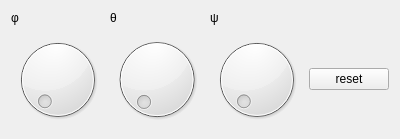
<?xml version="1.0" encoding="UTF-8"?>
<ui version="4.0">
 <class>eulerForm</class>
 <widget class="QWidget" name="eulerForm">
  <property name="geometry">
   <rect>
    <x>0</x>
    <y>0</y>
    <width>400</width>
    <height>139</height>
   </rect>
  </property>
  <property name="minimumSize">
   <size>
    <width>0</width>
    <height>100</height>
   </size>
  </property>
  <property name="windowTitle">
   <string>Form</string>
  </property>
  <layout class="QGridLayout" name="gridLayout">
   <item row="1" column="2">
    <widget class="QDial" name="psiDial"/>
   </item>
   <item row="1" column="0">
    <widget class="QDial" name="phiDial"/>
   </item>
   <item row="1" column="1">
    <widget class="QDial" name="thetaDial"/>
   </item>
   <item row="0" column="1">
    <widget class="QLabel" name="thetaLabel">
     <property name="text">
      <string>θ</string>
     </property>
    </widget>
   </item>
   <item row="0" column="2">
    <widget class="QLabel" name="psiLabel">
     <property name="text">
      <string>ψ</string>
     </property>
    </widget>
   </item>
   <item row="0" column="0">
    <widget class="QLabel" name="phiLabel">
     <property name="text">
      <string>φ</string>
     </property>
    </widget>
   </item>
   <item row="1" column="3">
    <widget class="QPushButton" name="resetButton">
     <property name="text">
      <string>reset</string>
     </property>
    </widget>
   </item>
  </layout>
 </widget>
 <tabstops>
  <tabstop>phiDial</tabstop>
  <tabstop>thetaDial</tabstop>
  <tabstop>psiDial</tabstop>
  <tabstop>resetButton</tabstop>
 </tabstops>
 <resources/>
 <connections/>
</ui>
